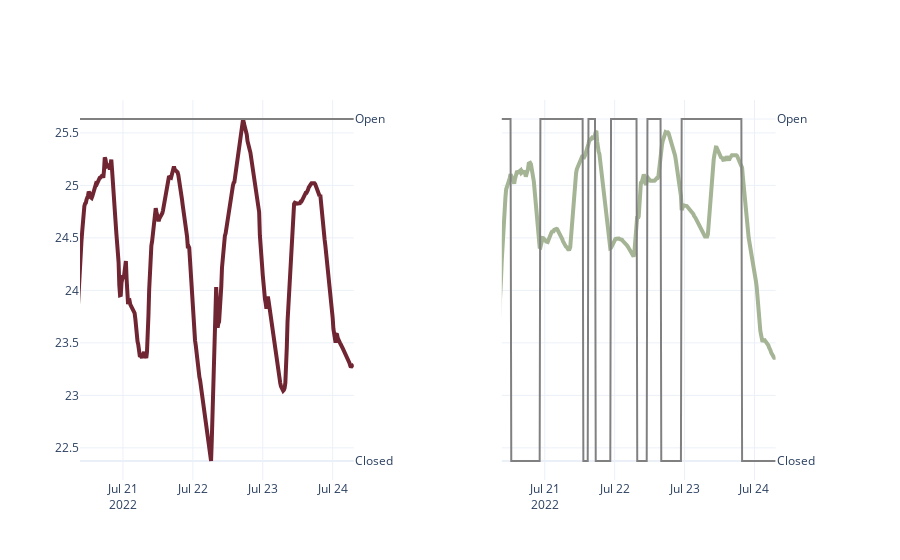

The code cell stored with this chart in its notebook:
### Code cell
make_exp_plot(a00, a01)

### Figure 1 — Plotly figure (JSON) as saved in the notebook; plotly's stock layout.template omitted (floating-point values rounded to 4 significant figures; data arrays with more than 128 entries replaced by an {"elided": "..."} marker saying what was removed)
{"data": [{"line": {"width": 4}, "mode": "lines", "showlegend": false, "type": "scatter", "x": {"elided": "385 str values"}, "xaxis": "x", "y": {"elided": "385 float values"}, "yaxis": "y"}, {"marker": {"color": "gray"}, "mode": "lines", "showlegend": false, "type": "scatter", "x": {"elided": "385 str values"}, "xaxis": "x", "y": {"elided": "385 int values"}, "yaxis": "y2"}, {"line": {"width": 4}, "mode": "lines", "showlegend": false, "type": "scatter", "x": {"elided": "385 str values"}, "xaxis": "x2", "y": {"elided": "385 float values"}, "yaxis": "y3"}, {"marker": {"color": "gray"}, "mode": "lines", "showlegend": false, "type": "scatter", "x": {"elided": "385 str values"}, "xaxis": "x2", "y": {"elided": "385 int values"}, "yaxis": "y4"}], "layout": {"xaxis": {"anchor": "y", "domain": [0, 0.37], "range": ["2022-07-20T09:15:00", "2022-07-24T07:15:00"]}, "xaxis2": {"anchor": "y3", "domain": [0.57, 0.94], "range": ["2022-07-20T09:15:00", "2022-07-24T07:15:00"]}, "yaxis": {"anchor": "x", "domain": [0, 1]}, "yaxis2": {"anchor": "x", "overlaying": "y", "side": "right", "tickmode": "array", "ticktext": ["Closed", "Open"], "tickvals": [0, 1]}, "yaxis3": {"anchor": "x2", "domain": [0, 1], "matches": "y", "showticklabels": false}, "yaxis4": {"anchor": "x2", "overlaying": "y3", "side": "right", "tickmode": "array", "ticktext": ["Closed", "Open"], "tickvals": [0, 1]}}}
